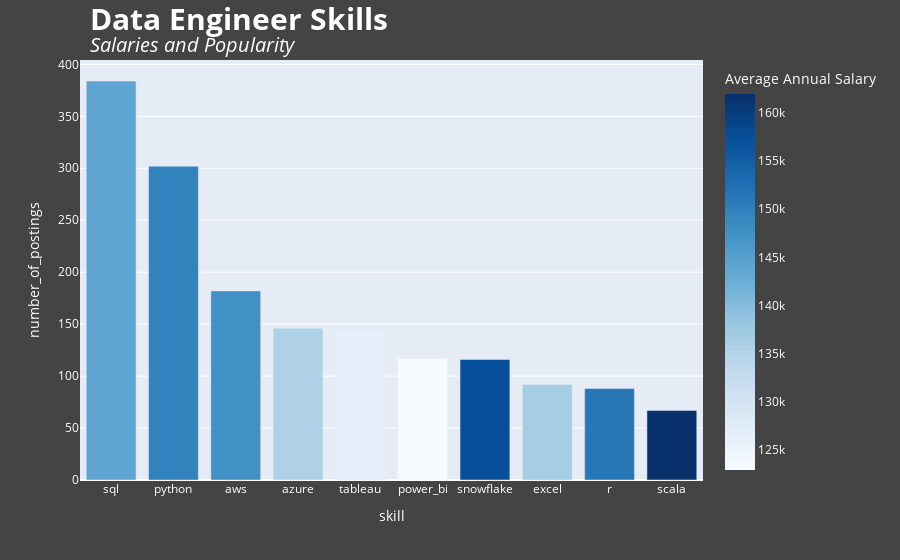

The notebook cell saved with this chart:
### Code cell
# Plot it
fig = px.bar(engineers_skills, x='skill', y='number_of_postings', color='avg_yearly_salary', color_continuous_scale='Blues')
fig.update_traces(hovertemplate='Skill: %{x} <br> \
Postings: %{y} <br> Average Annual salary: %{color}<extra></extra>')
fig.update_layout(
    title_text="<b style='font-size: 30px;'>Data Engineer Skills</b><br><i style='font-size: 20px;'>Salaries and Popularity</i>", 
    title_x=0.1, font_color="white",
    paper_bgcolor="#444444", 
    coloraxis_colorbar=dict(title="Average Annual Salary")
)
fig.show()

### Figure 1 — Plotly figure (JSON) as saved in the notebook; plotly's stock layout.template omitted (floating-point values rounded to 4 significant figures)
{"data": [{"alignmentgroup": "True", "hovertemplate": "Skill: %{x} <br> Postings: %{y} <br> Average Annual salary: %{color}<extra></extra>", "legendgroup": "", "marker": {"color": [143980, 149643, 147481, 135587, 126523, 122940, 157364, 136710, 151230, 161950], "coloraxis": "coloraxis", "pattern": {"shape": ""}}, "name": "", "offsetgroup": "", "orientation": "v", "showlegend": false, "textposition": "auto", "type": "bar", "x": ["sql", "python", "aws", "azure", "tableau", "power_bi", "snowflake", "excel", "r", "scala"], "xaxis": "x", "y": [384, 302, 182, 146, 142, 117, 116, 92, 88, 67], "yaxis": "y"}], "layout": {"barmode": "relative", "coloraxis": {"colorbar": {"title": {"text": "Average Annual Salary"}}, "colorscale": [[0, "rgb(247,251,255)"], [0.125, "rgb(222,235,247)"], [0.25, "rgb(198,219,239)"], [0.375, "rgb(158,202,225)"], [0.5, "rgb(107,174,214)"], [0.625, "rgb(66,146,198)"], [0.75, "rgb(33,113,181)"], [0.875, "rgb(8,81,156)"], [1, "rgb(8,48,107)"]]}, "font": {"color": "white"}, "legend": {"tracegroupgap": 0}, "margin": {"t": 60}, "paper_bgcolor": "#444444", "title": {"text": "<b style='font-size: 30px;'>Data Engineer Skills</b><br><i style='font-size: 20px;'>Salaries and Popularity</i>", "x": 0.1}, "xaxis": {"anchor": "y", "domain": [0, 1], "title": {"text": "skill"}}, "yaxis": {"anchor": "x", "domain": [0, 1], "title": {"text": "number_of_postings"}}}}
